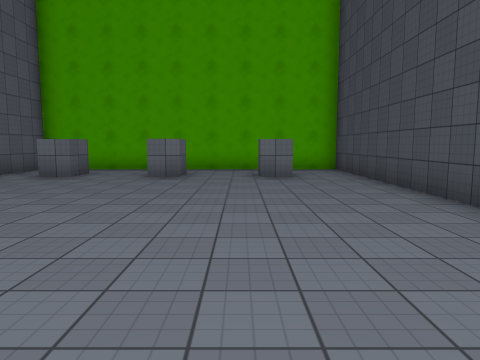
View 1 (above)

12 first-person views from a walk through a Unity game level. The camera is 1.5 m above the floor, tilts 6° down and sees 70° across. The floor is counted in squares, 1.8 m on a side. Each view is taken from the middle of a square. On the plan, view 1 faces up. The plan holds only what a view shows up to about 12 squares ahead; the rest is blank. The place goes on beyond the plan. The player is left out. Surface patterns are stand-ins for the level's own textures.

View 2
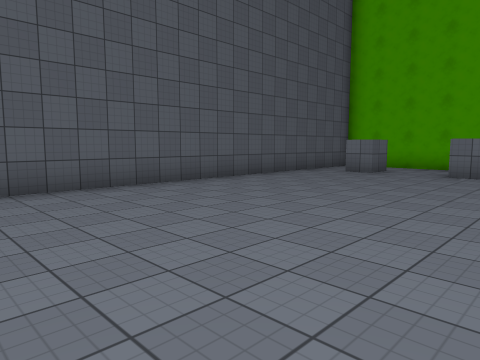

View 3
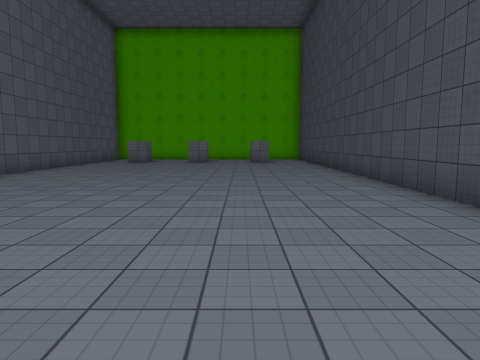

View 4
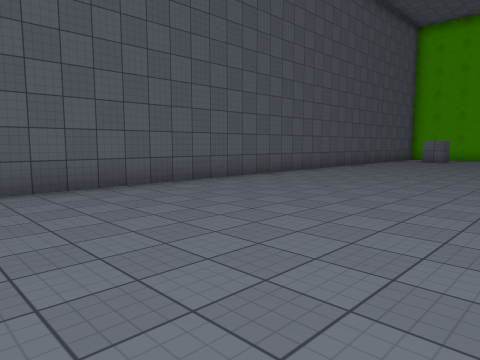

View 5
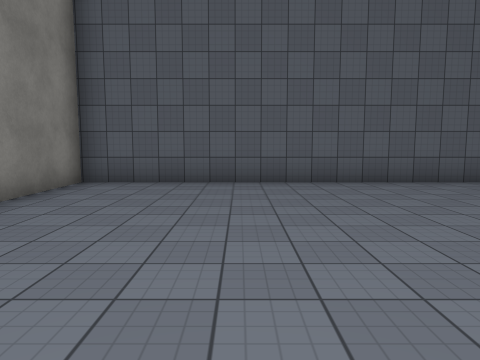

View 6
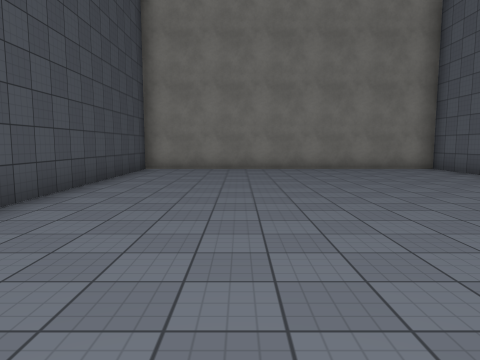

View 7
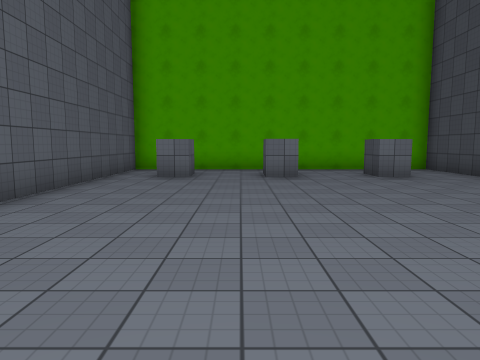

View 8
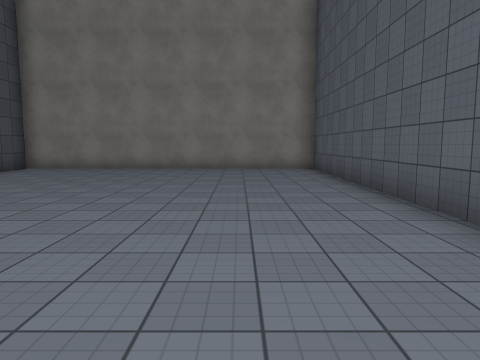

View 9
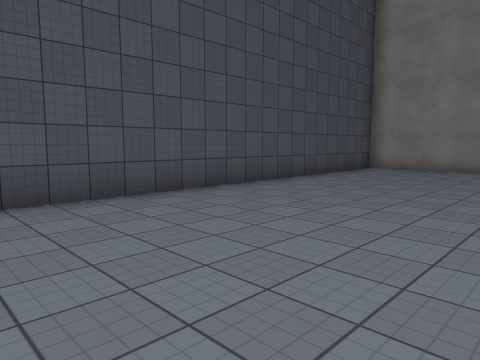

View 10
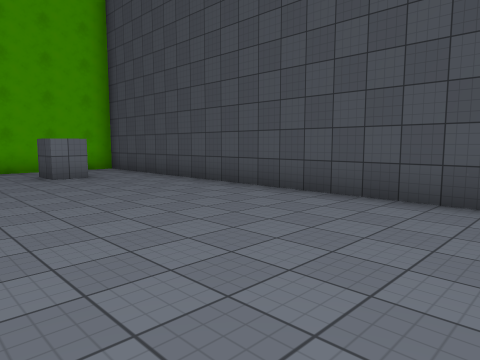

View 11
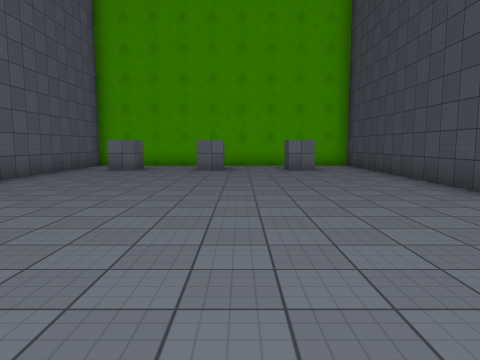

View 12
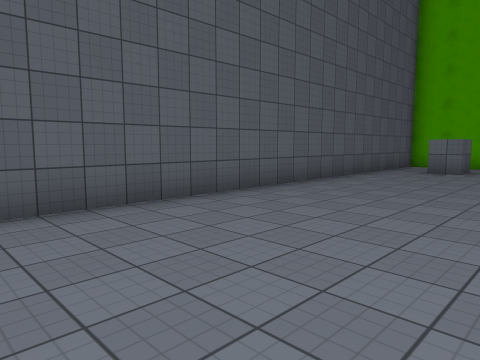

### Floor plan
Points are (right, up) in squares from view 1. A wall is a line through its corners. A room is listed if a view was taken in it or the views show most of it. See-through windows are left out.
Room 1 (views 1, 2, 3, 4, 5, 6, 7, 8, 9, 10, 11, 12)
walls: (1.4, 8.7) (0.5, 8.7) (0.5, 9.7); (-1.5, 9.7) (-1.5, 8.7) (-2.3, 8.7) (-2.3, 9.5); (-4.3, 9.7) (-4.3, 8.7) (-5.1, 8.7); (-6.5, 11.4) (-6.5, -11.5) (3.2, -11.5) (3.2, 11.4) (-6.5, 11.4)

Where each view was taken, in squares from view 1:
view 1: 0 up, 0 right, facing up
view 2: 1 down, 0 right, facing up-left
view 3: 7 down, 0 right, facing up
view 4: 8 down, 0 right, facing up-left
view 5: 8 down, 1 right, facing left
view 6: 0 up, 0 right, facing down
view 7: 0 up, 3 left, facing up
view 8: 0 up, 4 left, facing down
view 9: 0 up, 2 left, facing down-right
view 10: 0 up, 2 left, facing up-right
view 11: 2 down, 1 left, facing up
view 12: 2 down, 2 left, facing up-left
